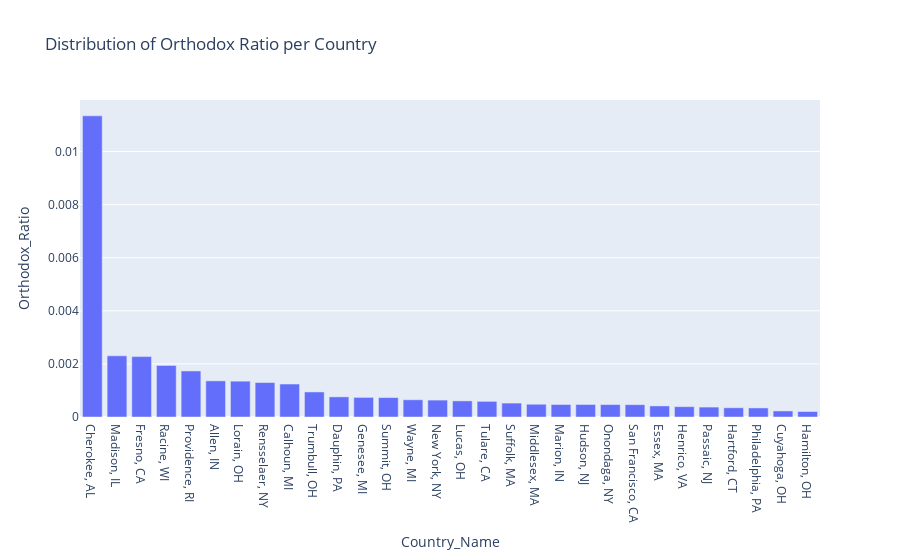

Source (notebook cell):
### Code cell
x_column = 'CNAME'
y_column = 'Orthodox_Ratio'

fig_orthodox = px.bar(ORTHODOX.head(30), x=x_column, y=y_column,
                       title='Distribution of Orthodox Ratio per Country',
                       labels={x_column: 'Country_Name', y_column: 'Orthodox_Ratio'})
fig_orthodox.show()

### Figure 1 — Plotly figure (JSON) as saved in the notebook; plotly's stock layout.template omitted (floating-point values rounded to 4 significant figures)
{"data": [{"alignmentgroup": "True", "hovertemplate": "Country_Name=%{x}<br>Orthodox_Ratio=%{y}<extra></extra>", "legendgroup": "", "marker": {"color": "#636efa", "pattern": {"shape": ""}}, "name": "", "offsetgroup": "", "orientation": "v", "showlegend": false, "textposition": "auto", "type": "bar", "x": ["Cherokee, AL", "Madison, IL", "Fresno, CA", "Racine, WI", "Providence, RI", "Allen, IN", "Lorain, OH", "Rensselaer, NY", "Calhoun, MI", "Trumbull, OH", "Dauphin, PA", "Genesee, MI", "Summit, OH", "Wayne, MI", "New York, NY", "Lucas, OH", "Tulare, CA", "Suffolk, MA", "Middlesex, MA", "Marion, IN", "Hudson, NJ", "Onondaga, NY", "San Francisco, CA", "Essex, MA", "Henrico, VA", "Passaic, NJ", "Hartford, CT", "Philadelphia, PA", "Cuyahoga, OH", "Hamilton, OH"], "xaxis": "x", "y": [0.01134, 0.002304, 0.002275, 0.001944, 0.001734, 0.001361, 0.00135, 0.001297, 0.001242, 0.0009439, 0.0007584, 0.0007381, 0.0007317, 0.0006488, 0.0006367, 0.0006067, 0.0005896, 0.0005242, 0.00048, 0.0004712, 0.0004711, 0.0004682, 0.0004643, 0.0004173, 0.0003894, 0.0003738, 0.0003484, 0.0003413, 0.0002281, 0.0002072], "yaxis": "y"}], "layout": {"barmode": "relative", "legend": {"tracegroupgap": 0}, "title": {"text": "Distribution of Orthodox Ratio per Country"}, "xaxis": {"anchor": "y", "domain": [0, 1], "title": {"text": "Country_Name"}}, "yaxis": {"anchor": "x", "domain": [0, 1], "title": {"text": "Orthodox_Ratio"}}}}
